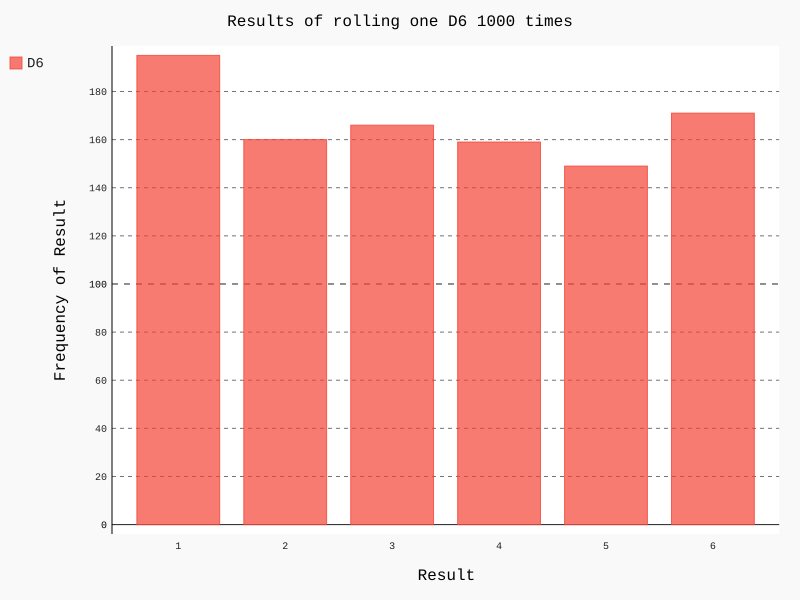

Write Python code to recreate this figure.
import pygal
from die import Die

#创建一个D6
die = Die()

#掷几次骰子，并将结果存储在一个列表中
results = []
for roll_num in range(1000):
	result = die.roll()
	results.append(result)

#分析结果
frequencies = []
for value in range(1, die.num_sides+1):
	frequency = results.count(value)
	frequencies.append(frequency)

#对结果进行可视化
hist = pygal.Bar()

hist.title = "Results of rolling one D6 1000 times"
hist.x_labels = ['1', '2', '3', '4', '5', '6']
hist.x_title = "Result"
hist.y_title = "Frequency of Result"

hist.add('D6', frequencies)
hist.render_to_file('die_visual.svg')
print(frequencies)
